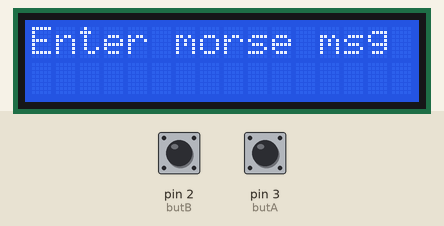
A sketch run on a simulated Arduino Uno, built with avr-gcc and run on an emulated ATmega328P. On the bench: 16×2 character LCD. The test bench sets the inputs (shaded band); at power-on: pin 2 (butB) LOW, pin 3 (butA) LOW.

Above: at 0.1 s.
5.7 s: pin 2 (butB) pulled HIGH for 0.15 s
At 6.9 s:
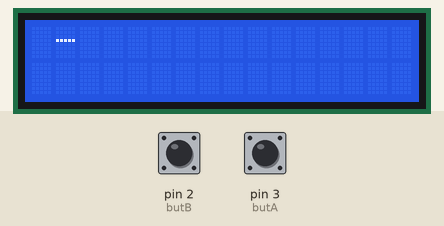
8.8 s: pin 3 (butA) pulled HIGH for 0.15 s
At 11.6 s:
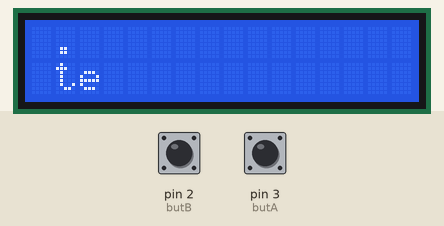
11.9 s: pin 2 (butB) pulled HIGH for 1 s
At 14.3 s:
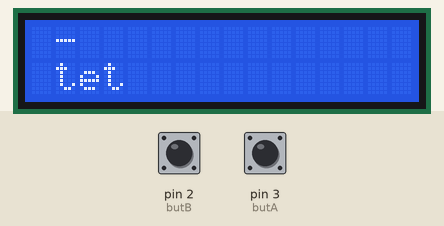
15.9 s: pin 3 (butA) pulled HIGH for 1 s
At 18.7 s:
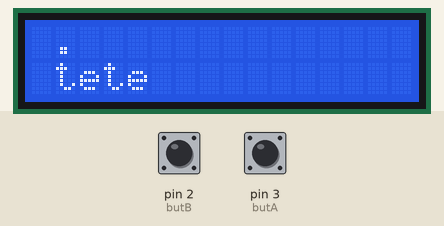
19.9 s: pin 2 (butB) pulled HIGH for 0.15 s
At 22.7 s:
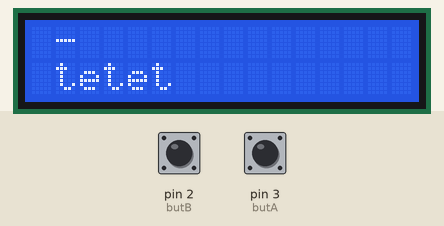
23.0 s: pin 3 (butA) pulled HIGH for 0.15 s
At 25.3 s:
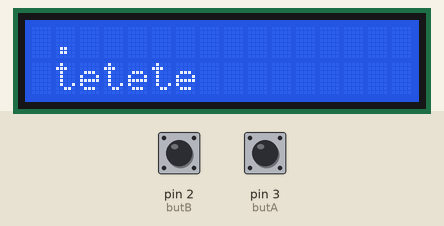
Timing chart, 0 to 26.8 s (numbered marks = the images above; inputs shaded):
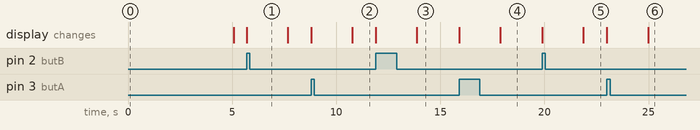

Measured:
- after the input at 5.7 s, the display: changes at once (image 1)
- after the input at 8.8 s, the display: first changes at once (image 2 shows a later state)
- after the input at 11.9 s, the display: first changes at once (image 3 shows a later state)
- after the input at 15.9 s, the display: first changes at once (image 4 shows a later state)
- after the input at 19.9 s, the display: first changes at once (image 5 shows a later state)
- after the input at 23.0 s, the display: first changes at once (image 6 shows a later state)

The sketch:

morseToEng.ino
```cpp
// include the library code:
#include <LiquidCrystal.h>

// initialize the library with the numbers of the interface pins
LiquidCrystal lcd(12, 11, 5, 4, 7, 6);
String text = " ";
int butA = 3;
int butB = 2;
int counter = 0;
String letter = " ";

void setup() {
  // set up the LCD's number of columns and rows:
  lcd.begin(16, 2);
  // Print a message to the LCD.
  lcd.print("Enter morse msg");
  pinMode(butA, INPUT);
  pinMode(butB, INPUT);
  attachInterrupt(1, dot, RISING);
  attachInterrupt(0, dash, RISING);
}

void loop() {
  delay(100);
  counter++;
  if(counter == 20){
    translate();
  }
  else if(counter == 50){
    send();
  }
}

void dot()
{
  lcd.clear();
  letter += ".";
  lcd.print(letter);
  counter = 0;
}

void dash()
{
  lcd.clear();
  letter += "-";
  lcd.print(letter);
  counter = 0;
}

// IRVIN DO THIS PART
void translate()
{
  //A
  if (letter == " .-"){
    text += "a";
  }

  //B
  if (letter == " -..."){
    text += "b";
  }

  //C
  if (letter == " -.-."){
    text += "c";
  }

  //D
  if (letter == " -.."){
    text += "d";
  }

  //E
  if (letter == " ."){
    text += "e";
  }

  //F
  if (letter == " ..-."){
    text += "f";
  }

  //G
  if (letter == " --."){
    text += "g";
  }

  //H
  if (letter == " ...."){
    text += "h";
  }

  //I
  if (letter == " .."){
    text += "i";
  }

  //J
  if (letter == " .---"){
    text += "j";
  }

  //K
  if (letter == " -.-"){
    text += "k";
  }

  //L
  if (letter == " .-.."){
    text += "l";
  }

  //M
  if (letter == " --"){
    text += "m";
  }

  //N
  if (letter == " -."){
    text += "n";
  }

  //O
  if (letter == " ---"){
    text += "o";
  }

  //P
  if (letter == " .--."){
    text += "p";
  }

  //Q
  if (letter == " --.-"){
    text += "q";
  }

  //R
  if (letter == " .-."){
    text += "r";
  }

  //S
  if (letter == " ..."){
    text += "s";
  }

  //T
  if (letter == " -"){
    text += "t";
  }

  //U
  if (letter == " ..-"){
    text += "u";
  }

  //V
  if (letter == " ...-"){
    text += "v";
  }

  //W
  if (letter == " .--"){
    text += "w";
  }

  //X
  if (letter == " -..-"){
    text += "x";
  }

  //y
  if (letter == " -.--"){
    text += "y";
  }

  //Z
  if (letter == " --.."){
    text += "z";
  }

  //1
  if (letter == " .----"){
    text += "1";
  }

  //2
  if (letter == " ..---"){
    text += "2";
  }

  //3
  if (letter == " ...--"){
    text += "3";
  }

  //4
  if (letter == " ....-"){
    text += "4";
  }

  //5
  if (letter == " ....."){
    text += "5";
  }

  //6
  if (letter == " -...."){
    text += "6";
  }

  //7
  if (letter == " --..."){
    text += "7";
  }

  //8
  if (letter == " ---.."){
    text += "8";
  }

  //9
  if (letter == " ----."){
    text += "9";
  }

  //0
  if (letter == " -----"){
    text += "";
  }

  //.
  if (letter == " .-.-.-"){
    text += ".";
  }

  //,
  if (letter == " --..--"){
    text += ",";
  }

  //?
  if (letter == " ..--.."){
    text += "?";
  }
  lcd.setCursor(0,1);
  lcd.print(text);
  letter = " ";
}

void send()
{
  lcd.clear();
  lcd.print(text);
  text = " ";
  letter = " ";
}
```

Exercise1.c
```cpp
#include <stdio.h>

void main() {
  int int1;
  printf("Enter number\n");
  scanf("%i", &int1); //this is the same as read in bash
  if (int1%2 == 0)
    printf("This number is even");
  else
    printf("This number is odd");
}
```

Exercise10.c
```cpp
#include <stdio.h>

void main() {
  int a;
  char b[] = "";
  int c;
  double d;
  double e;
  double f;
  printf("Enter Customer IDNO, Name, and unit consumed\n");
  //scanf("%i %s %i", &a, &b, &c); //this is the same as read in bash
  scanf("%d", &a);
  scanf("%s", &b);
  scanf("%i", &c);

  printf("Customer IDNO: %d\n", a);
  printf("Customer Name: %s\n", b);
  printf("Unit consumed: %i\n", c);
  if (c <= 199) {
    d = c * 1.2;
    e = 0;
    f = d;
  } else if (c < 400) {
    d = (c * 1.5);
    e = 0;
    f = d;
  } else if (c < 600){
    d = c * 1.8;
    e = d * 0.15;
    f = d + e;
  } else if (c > 600){
    d = c * 2;
    e = d * 0.15;
    f = d + e;
  }

  printf("Amount Charges per unit: %f\n", d);
  printf("Surcharge Amount: %f\n", e);
  printf("Net Amount Paid By the Customer: %f\n", f);


}
```

Exercise2.c
```cpp
#include <stdio.h>

void main() {
  int int1;
  printf("Enter number\n");
  scanf("%i", &int1); //this is the same as read in bash
  if (int1 > 0)
    printf("This number is positive");
  else
    if (int1 == 0)
      printf("0 is neither");
    else
      printf("This number is negative");
}
```

Exercise3.c
```cpp
#include <stdio.h>

void main() {
  int age;
  printf("Enter age\n");
  scanf("%i", &age); //this is the same as read in bash
  if (age > 18)
    printf("Congratulations! You are eligible for casting your vote");
  else
    printf("Sorry you are not of age yet");
}
```

Exercise4.c
```cpp
#include <stdio.h>

void main() {
  int int1, int2, int3;
  printf("Enter 3 numbers\n");
  scanf("%i %i %i", &int1, &int2, &int3); //this is the same as read in bash
  printf("1st number=%i\n", int1);
  printf("2nd number=%i\n", int2);
  printf("3rd number=%i\n", int3);
  if ((int1 > int2) && (int1 > int3))
    printf("The first number is the greatest among all three");
  if ((int2 > int1) && (int2 > int3))
    printf("The second number is the greatest among all three");
  if ((int3 > int1) && (int3 > int2))
    printf("The third number is the greatest among all three");
  if ((int1 == int2) && (int1 == int3))
    printf("All three numbers are the same");

}
```

Exercise5.c
```cpp
#include <stdio.h>

void main() {
  int int1, int2;
  printf("Enter coordinates\n");
  scanf("%i %i", &int1, &int2); //this is the same as read in bash
  if ((int1 > 0) && (int2 > 0))
    printf("The coordinate point (%i, %i) lies in the first quadrant", int1, int2);
  if ((int1 < 0) && (int2 > 0))
    printf("The coordinate point (%i, %i) lies in the second quadrant", int1, int2);
  if ((int1 > 0) && (int2 < 0))
    printf("The coordinate point (%i, %i) lies in the third quadrant", int1, int2);
  if ((int1 < 0) && (int2 < 0))
    printf("The coordinate point (%i, %i) lies in the fourth quadrant", int1, int2);

}
```

Exercise6.c
```cpp
#include <stdio.h>

void main() {
  int int1, int2, int3;
  printf("Input the marks obtained in Physics\n");
  scanf("%i", &int1);
  printf("Input the marks obtained in Chemistry\n");
  scanf("%i", &int2);
  printf("Input the marks obtained in Mathematics\n");
  scanf("%i", &int3);

  if (((int1 >= 55) && (int2 >= 50) && (int3 >= 65)) || (int1 + int3 >=140))
    printf("This candidate is eligible for admission");
  else
    printf("This candidate is not eligible for admission");

}
```

Exercise7.c
```cpp
#include <stdio.h>

void main() {
  int temp;
  printf("Enter Temperature\n");
  scanf("%i", &temp);

  if (temp < 0){
    printf("Freezing weather");
  }
  if (temp <= 10){
    printf("Very Cold weather");
  }
  else if (temp <= 21){
    printf("Cold weather");
  }
  else if (temp <= 31){
    printf("Normal weather");
  }
  else if (temp <= 39){
    printf("Hot weather");
  }
  else if (temp >= 40){
    printf("Very hot weather");
  }
}
```

Exercise8.c
```cpp
#include <stdio.h>

void main() {
  int int1, int2, int3;
  printf("Enter 3 sides of the triangle\n");
  scanf("%i %i %i", &int1, &int2, &int3); //this is the same as read in bash
  if ((int1 == int2) && (int2 == int3)){
    printf("This is an Equilateral triangle");
  }
  if ((int1 == int2) && (int2 < int3)){
    printf("This is an Isoceles triangle");
  }
  if ((int1 != int2) && (int2 != int3)){
    printf("This is an Scalene triangle");
  }
}
```

Exercise9.c
```cpp
#include <stdio.h>

void main() {
  int a, b, c;
  printf("Enter 3 sides of the triangle\n");
  scanf("%i %i %i", &a, &b, &c); //this is the same as read in bash
  if ((a + b > c) && (a + c > b) && (b + c > a)){
    printf("This triangle is valid");
  }
  else{
    printf("This triangle is not valid");
  }
}
```

ForExercise1.c
```cpp
#include <stdio.h>
void main()
{
  int i,n,sum=0;
	float avg;
	printf("Input the 10 numbers : \n");
	for (i=1;i<=10;i++)
	{
		scanf("%d",&n);
		sum +=n;
	}
	avg=sum/10.0;
	printf("The sum of 10 numbers is : %d\nThe Average is : %f\n",sum,avg);

}
```

ForExercise2.c
```cpp
#include <stdio.h>
void main()
{
  int i,n;
	printf("Input number of terms : \n");
  scanf("%d",&n);
	for (i=1;i<=n;i++)
	{
		printf("Number is : %d and cube of %d is : %d\n", i, i,(i*i*i));
	}

}
```

ForExercise3.c
```cpp
#include <stdio.h>
void main()
{
  int i,n, f = 1;
	printf("Input number : \n");
  scanf("%d",&n);
	for (i=1;i<=n;i++)
	{
		f = f*i;
	}
  printf("The Factorial of %d is : %i\n", n, f);
}
```

ForExercise4.c
```cpp
#include <stdio.h>
void main()
{
  int i,n;
  float sum = 0.0;
	printf("Input number : \n");
  scanf("%d",&n);
	for (i=1;i<=n;i++)
	{
		if (i<n){
      sum=sum+(1/(float)i);
      printf("1/%d + ", i);
    }
    if (i == n){
      sum=sum+(1/(float)i);
      printf("1/%d", i);
    }
	}
  printf("\nSum of series up to %d term is : %f\n", n, sum);
}
```

ForExercise5.c
```cpp
#include <stdio.h>
void main()
{
  int i,n;
  long sum = 0.0;
  long t = 1;
	printf("Input number : \n");
  scanf("%d",&n);
	for (i=1;i<=n;i++)
	{
		printf("%ld", t);
    if (i<n){
      printf(" + ");
    }
    sum+=t;
    t=(t*10)+1;
	}
  printf("\nSum is : %ld\n", sum);
}
```

ForExercise6.c
```cpp
#include <stdio.h>

int main()
{
    int i, n, start, end, sum;

    /* Input upper limit to print perfect number */
    printf("Enter starting range of number: ");
    scanf("%d", &start);
    printf("Enter ending range of number: ");
    scanf("%d", &end);

    printf("All Perfect numbers between %d to %d:\n",start, end);

    //Loop from starting range to ending range
    for(i=start; i<=end; i++)
    {
        sum = 0;

        // Check whether the current number i is Perfect number or not
        for(n=1; n<i; n++)
        {
            if(i % n == 0)
            {
                sum += n;
            }
        }

        // If the current number i is Perfect number
        if(sum == i)
        {
            printf("%d, ", i);
        }
    }

    return 0;
}
```

ForExercise7.c
```cpp
#include<stdio.h>
int main() {
    int rows, coef=1, space, i, j;
    printf("Enter number of rows: ");
    scanf("%d", &rows);
    for (i=0; i<rows; i++) {
        for (space=1; space <= rows-i; space++)
            printf(" ");
        for (j=0; j<=i; j++) {
            if (j==0 || i==0)
                coef = 1;
            else
                coef=coef*(i-j+1)/j;
            printf(" %d", coef);
        }
        printf("\n");
    }
    return 0;
}
```

ForExercise8.c
```cpp
#include <stdio.h>
int main()
{
  int n = 0;

  printf("Enter a number\n");
  scanf("%d", &n);

  while (n != 0)
  {
    printf("%d", n%10);
    n = n/10;
  }
}
```

ForExercise9.c
```cpp
#include <stdio.h>
int main()
{
   int n;
   char str [100];
   printf("Enter a string to reverse\n");
   scanf("%s", str);
   printf("Reverse of the string: ");
   for (n=strlen(str); n>= 0; n--)
   {
     printf("%c", str[n]);
   }

   return 0;
}
```
